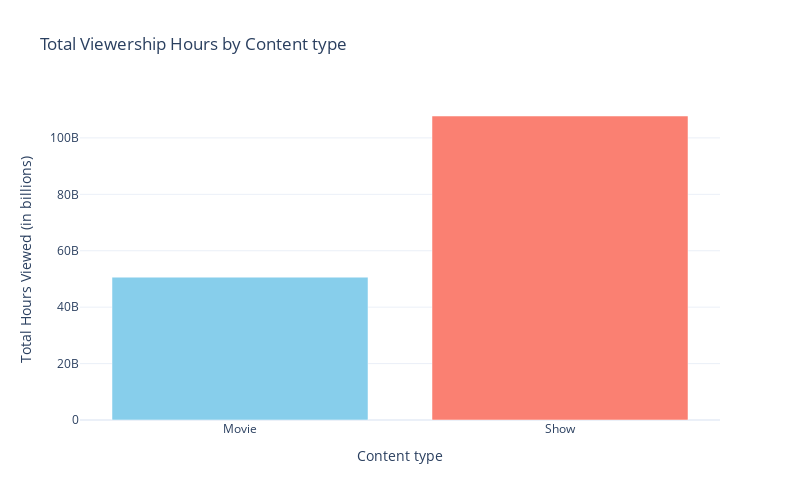

The code cell stored with this chart in its notebook:
### Code cell
fig = go.Figure(data=[
        go.Bar(
            x=viewership_by_content_type.index,
            y=viewership_by_content_type.values,
            marker_color = ['skyblue', 'salmon']
        )
    ])

fig.update_layout(
    title = 'Total Viewership Hours by Content type',
    xaxis_title = 'Content type',
    yaxis_title = 'Total Hours Viewed (in billions)',
    xaxis_tickangle = 0,
    height = 500,
    width = 800    
)

fig.show()

### Figure 1 — Plotly figure (JSON) as saved in the notebook; plotly's stock layout.template omitted (floating-point values rounded to 4 significant figures)
{"data": [{"marker": {"color": ["skyblue", "salmon"]}, "type": "bar", "x": ["Movie", "Show"], "y": [50640000000.0, 107800000000.0]}], "layout": {"height": 500, "title": {"text": "Total Viewership Hours by Content type"}, "width": 800, "xaxis": {"tickangle": 0, "title": {"text": "Content type"}}, "yaxis": {"title": {"text": "Total Hours Viewed (in billions)"}}}}
